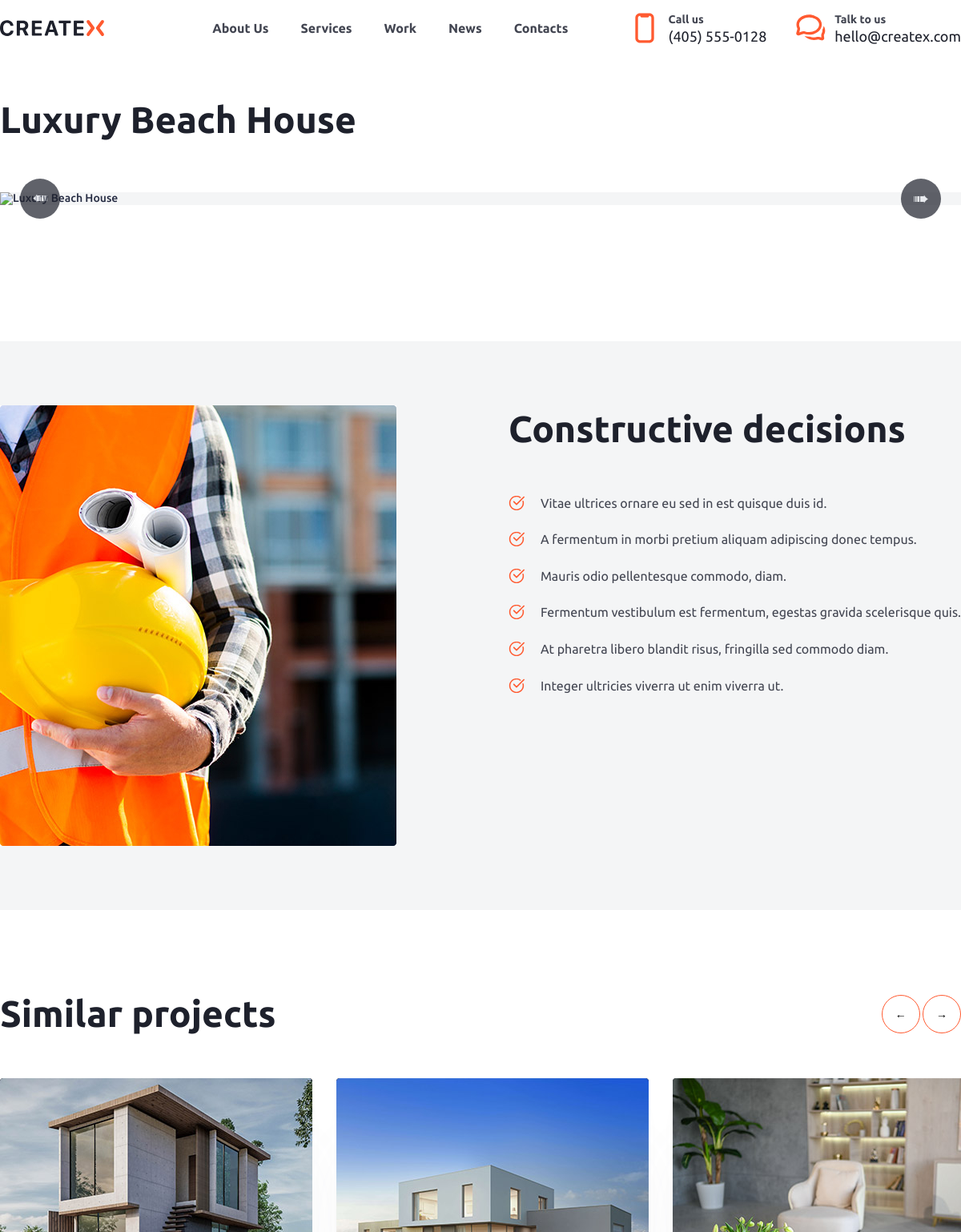
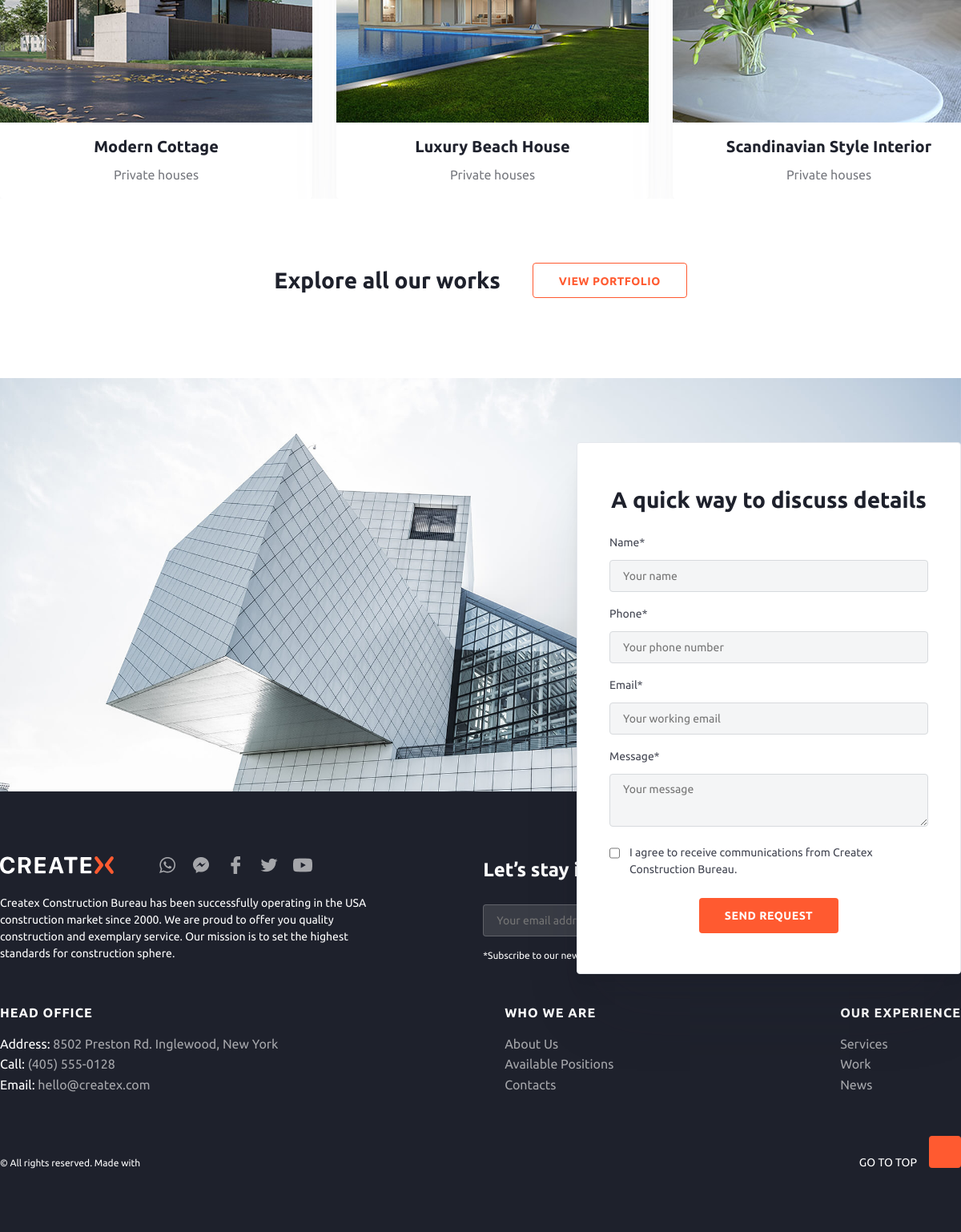
The page /work/luxury-beach-house on the database its author committed (2 pictures, top to bottom).
### work/models.py (models this page shows, shortened)
class OurWork(models.Model):
    title = models.CharField(max_length=100, verbose_name='Заголовок проекта')
    slug = models.SlugField(max_length=125,unique=True, db_index=True, verbose_name='URL-проекта' )
    objectID = models.ForeignKey(ObjectsOfOurWork, on_delete=models.CASCADE, verbose_name='Объект проекта')
    img = models.ImageField(upload_to='work/%Y/%m/%d/', verbose_name='Главное фото проекта')
    workServicesID = models.ForeignKey(OurServices, related_name='works',on_delete=models.CASCADE, verbose_name='Вид услуги проекта')
    def __str__(self):
        return f'{self.title}'
    class Meta:
        verbose_name = "Выполненный проект"
        verbose_name_plural = "Выполненные проекты"

class ObjectsOfOurWork(models.Model):
    name = models.CharField(max_length=150, verbose_name='Объект работы')
    def __str__(self):
        return f'{self.name}'
    class Meta:
        verbose_name = "Объект проекта"
        verbose_name_plural = "Объекты проектов"

### aboutUs/models.py (models this page shows, shortened)
class OurSocLinks(models.Model):
    name = models.CharField(max_length=100, verbose_name='Название соц сети')
    nameLink = models.CharField(max_length=100, verbose_name='Имя ссылки')
    link = models.URLField(max_length=1000, verbose_name='Ссылка')
    imgLink_1 = models.ImageField(upload_to="aboutUs/OurSocLinks/%Y/%m/%d/", verbose_name='Логотип соцсети 1')
    imgLink_2 = models.ImageField(upload_to="aboutUs/OurSocLinks/%Y/%m/%d/", verbose_name='Логотип соцсети 2')
    imgLink_2_hover = models.ImageField(upload_to="aboutUs/OurSocLinks/%Y/%m/%d/", verbose_name='Логотип соцсети 2 Hover')
    class Meta:
        verbose_name = "Ссылка в соцсети"
        verbose_name_plural = "Ссылки в соцсетях"

### work/views.py (the view)
# urls.py: path('<slug:slug>',WorkDetail.as_view(), name='workDetail'),#Страница - услуга детально
class WorkDetail(FormsMixin,DetailView):
    model = OurWork
    template_name = 'work/workDetailPage.html'
    context_object_name = 'work'
    slug_url_kwarg = 'slug'
    def get_context_data(self, **kwargs):
        context = super().get_context_data(**kwargs)
        c_def = self.get_user_context()
        context['title'] = context['object']
        context['first_slide'] = context['object'].photoSlider.first()
        context['sliderForm'] = OurWork.objects.filter(objectID__name = context['object'].objectID)
        context['slider_name'] = 'Similar projects'
        context = dict(list(context.items()) + list(c_def.items()))
        return context

### createx/templatetags/createx_tag.py (called while the page is built)
@register.simple_tag()
def get_soc_links():
    return OurSocLinks.objects.all()

### createx/utils.py (called while the page is built)
    def get_user_context(self,**kwargs):
        context = kwargs
        context['social_links'] = OurSocLinks.objects.all()
        context['AskFromUserForm'] = AskFromUserForm
        context['UserSubscribeForm'] = UserSubscribeForm
        context['DiscussForUserForm'] = DiscussForUserForm
        return context

### createx/templates/work/workDetailPage.html (shortened to what this page needs)
{% extends "base.html" %}
{% load createx_tag %}
{% load static %}
{% block content %}
<section class="work_slider_main_block">
	<div class="work_slider_block">
		<h2 class="h2_46">{{work.title}}</h2>
		<div class="big_photo_slider_block">
			<div class="sliderBtn">
				<button class="sliderBtnLeft">
					&#10144;
				</button>
				<button class="sliderBtnRight">
					&#10144;
				</button>
			</div>
		</div>
	</div>
</section>
<section class="about_project_main_block">
</section>
<section class="constructive_decisions_block">
	<div class="constructive_decisions">
		<div class="constructive_ecisions_block_img">
			<img src="{% static 'img/work/image.jpg' %}" alt="Фото">
		</div>
		<div class="constructive_decisions_content">
			<h2 class="h2_46">Constructive decisions</h2>
			<ul class="constructive_decisions_list">
				<li class="constructive_decisions_item">Vitae ultrices ornare eu sed in est quisque duis id.</li>
				<li class="constructive_decisions_item">A fermentum in morbi pretium aliquam adipiscing donec tempus.</li>
				<li class="constructive_decisions_item">Mauris odio pellentesque commodo, diam.</li>
				<li class="constructive_decisions_item">Fermentum vestibulum est fermentum, egestas gravida scelerisque quis.</li>
				<li class="constructive_decisions_item">At pharetra libero blandit risus, fringilla sed commodo diam.</li>
				<li class="constructive_decisions_item">Integer ultricies viverra ut enim viverra ut.</li>
			</ul>
		</div>
	</div>
</section>
<section class="slider_links">
	{% include 'include/slider_form.html' %}
			<div class="block_links_to_page">
				<h3 class="h3_28">Explore all our works</h3>
				<a href="{% url 'work' %}">
					<button class="link_btn">View portfolio</button>
				</a>
			</div>
</section>
{% endblock content %}

### createx/templates/include/slider_form.html (shortened to what this page needs)
{% load static %}
<section class="main_slider_form_block">
	<div class="main_slider_form_header">
		<h2 class="h2_46 slider_h2_header">{{slider_name}}</h2>
		<div class="sliderBntRev">
			<button class="leftSliderRev">&#8592</button>
			<button class="rightSliderRev">&#8594</button>
		</div>
	</div>
	<div class="slider_form_content_relative">
		<div class="slider_form_content_absolute">
			{% for slider in sliderForm %}
				<div class="data_item">
					<div class="data_item_img_bg">
						<img src="{{slider.img.url}}" alt="{{work.title}}" class="data_item_img">
					</div>
					<h3 class="panel_h3_center_20">{{slider.title}}</h3>
					<p class="panel_p_center_16">{{slider.objectID}}</p>
					<div class="data_item_links">
					</div>
				</div>
			{% endfor %}
		</div>
	</div>
</section>

### createx/templates/include/footer.html (shortened to what this page needs)
{% load static %}
{% load createx_tag %}
<div class="footer_block">
	<footer class="footer_block_content">
		<div class="footer_header_block">
			<div class="footer_header_left">
				<div class="footer_logo_Links">
					<div class="footer_logo">
						<a href="{% url 'home' %}">
							<img src="{% static 'img/footer/logo.svg' %}" alt="Лого">
						</a>
					</div>
					<div class="footer_social_links">
						{% get_soc_links as soc_links %}
						{% for c in soc_links %}
						<a href="#"><img src="{{ c.imgLink_2_hover.url}}" alt="фото"></a>
						{% endfor %}
					</div>
				</div>
				<p class="footer_content">
					Createx Construction Bureau has been successfully operating in the USA construction market since 2000. We are proud to
					offer you quality construction and exemplary service. Our mission is to set the highest standards for construction
					sphere.
				</p>
			</div>
			<div class="footer_header_right">
				<h2 class="footer_header_right_h2">
					Let’s stay in touch
				</h2>
				<form action="{% url 'addUserSubscribe' %}" class="subscribe_form" method="post" name="subscribe_form" id="subscribe_form">
					<p>*Subscribe to our newsletter to receive communications and early updates from Createx Construction Bureau.</p>
				</form>
			</div>
		</div>
		<div class="footer_center_block">
			<div class="center_block_left">
				<p class="footer_p_uppercase">HEAD OFFICE</p>
				<ul class="footer_link_list">
					<li class="footer_link_item">Address: <a href="#" class="footer_link"> 8502 Preston Rd. Inglewood, New York</a></li>
					<li class="footer_link_item">Call: <a href="tel:+(405) 555-0128" class="footer_link"> (405) 555-0128</a></li>
					<li class="footer_link_item">Email: <a href="mailto:hello@createx.com" class="footer_link"> hello@createx.com</a></li>
				</ul>
			</div>
			<div class="center_block_center">
				<p class="footer_p_uppercase">WHO WE ARE</p>
				<ul class="footer_link_list">
					<li class="footer_link_item"><a href="{% url 'aboutUs' %}" class="footer_link">About Us</a></li>
					<li class="footer_link_item"><a href="{% url 'avaliablePositions' %}" class="footer_link">Available Positions</a></li>
					<li class="footer_link_item"><a href="{% url 'contacts' %}" class="footer_link">Contacts</a></li>
				</ul>
			</div>
			<div class="center_block_right">
				<p class="footer_p_uppercase">OUR EXPERIENCE</p>
				<ul class="footer_link_list">
					<li class="footer_link_item"><a href="{% url 'services' %}" class="footer_link">Services</a></li>
					<li class="footer_link_item"><a href="{% url 'work' %}" class="footer_link">Work</a></li>
					<li class="footer_link_item"><a href="{% url 'news' %}" class="footer_link">News</a></li>
				</ul>
			</div>
		</div>
		<div class="footer_bottom_block">
			<div class="bottom_block_left">
				<p class="rights_reserved">© All rights reserved. Made with</p>
			</div>
			<div class="bottom_block_right">
				<span class="btnTitle_goToTop">GO TO TOP</span>
				<button class="goToTop"><img src="{% static 'img/footer/Up-chevron.png' %}" alt=""></button>
			</div>
		</div>
	</footer>
</div>

### createx/static/css/min_style.css (style rules this page uses)
* { padding: 0; margin: 0; border: 0; box-sizing: border-box; }
*,*:before,*:after { -moz-box-sizing: border-box; -webkit-box-sizing: border-box; box-sizing: border-box; }
nav,footer,header,aside { display: block; }
html,body { height: 100%; width: 100%; font-size: 100%; line-height: 1; font-size: 14px; -ms-text-size-adjust: 100%; -moz-text-size-adjust: 100%; -webkit-text-size-adjust: 100%; font-family: Montserrat; font-weight: 500; color: rgba(37, 43, 66, 1); }
input,button,textarea { font-family:inherit; }
button { cursor: pointer; }
a, a:visited { text-decoration: none; }
ul { margin: 0; padding: 0; }
ul li { list-style: none;margin: 0;padding: 0; }
img { vertical-align: top; }
p { margin: 0; padding: 0; }
h1,h2,h3,h4,h5,h6 { font-size:inherit;font-weight: 400;margin: 0;padding: 0; }

### createx/static/css/statick_style.css (style rules this page uses)
.h2_46 { color: var(--gray-900, #1E212C); font-size: 46px; font-weight: 700; line-height: 130%; }
.panel_h3_center_20 { color: var(--gray-900, #1E212C); text-align: center; font-size: 20px; font-weight: 700; line-height: 150%; padding-bottom: 8px; }
.panel_p_center_16 { color: var(--gray-700, #787A80); text-align: center; font-size: 16px; font-weight: 400; line-height: 160%; }
.h3_28 { color: var(--gray-900, #1E212C); font-size: 28px; font-weight: 700; line-height: 150%; }
.link_btn { padding: 0px 32px; border-radius: 4px; border: 1px solid #FF5A30; background-color: #FFF; color: #FF5A30; text-align: center; font-family: Ubuntu; font-size: 14px; font-style: normal; font-weight: 700; line-height: 44px; letter-spacing: 0.5px; text-transform: uppercase; height: 44px; }
.block_links_to_page { max-width: 1230px; padding-top: 80px; margin: 0px auto; display: flex; justify-content: center; align-items: center; gap: 40px; flex-wrap: wrap; }

### rows shown on the page
OurWork: title "Luxury Beach House", img (picture), objectID "Private houses"
OurWork: img (picture), title "Modern Cottage", objectID "Private houses"
OurWork: img (picture), title "Scandinavian Style Interior", objectID "Private houses"
OurSocLinks: imgLink_2_hover (picture)
OurSocLinks: imgLink_2_hover (picture)
OurSocLinks: imgLink_2_hover (picture)
OurSocLinks: imgLink_2_hover (picture)
OurSocLinks: imgLink_2_hover (picture)

### other values the page prints
{{ slider_name }} "Similar projects"
